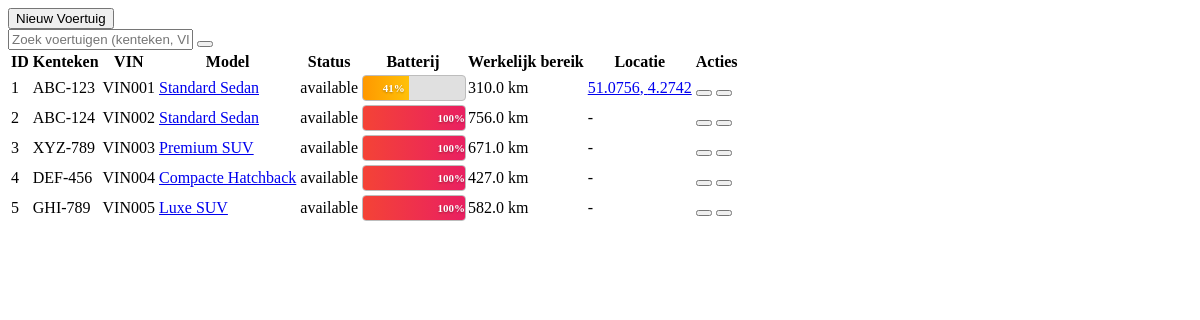
/src/tabs/vehicles.php, run on the app's committed database.
### tables this page shows
CREATE TABLE `vehicles` (
  `id` int(11) NOT NULL,
  `vehicle_template_id` int(11) NOT NULL,
  `license_plate` varchar(20) NOT NULL,
  `vin` varchar(50) DEFAULT NULL,
  `status` enum('available','in_use','maintenance','out_of_service') DEFAULT 'available',
  `battery_level` int(11) DEFAULT 100 COMMENT 'Percentage 0-100',
  `odometer_km` int(11) DEFAULT 0,
  `last_maintenance_date` date DEFAULT NULL,
  `next_maintenance_km` int(11) DEFAULT NULL,
  `is_active` tinyint(1) DEFAULT 1,
  `created_at` timestamp NOT NULL DEFAULT current_timestamp(),
  `updated_at` timestamp NOT NULL DEFAULT current_timestamp() ON UPDATE current_timestamp()
);

### src/Core/Controller.php (called while the page is built, shortened)
<?php
abstract class Controller
{
    protected $modelClass;
    protected string $mode = self::PRIMARY_MODE;
    public function __construct($mode = self::PRIMARY_MODE)
    {
        $this->mode = strtolower($mode);
        if (!$this->modelClass) {
            $controllerName = (new \ReflectionClass($this))->getShortName();
            $modelName = str_replace('Controller', '', $controllerName);
            $this->modelClass = "App\\Models\\{$modelName}";
        }
    }
    protected function index($filters = [], $search = '', $page = 1, $limit = 50000)
    {
        try {
            if ($this->mode === self::PRIMARY_MODE) {
                $filters = json_decode(Request::get('filters', "{}"));
                $search = Request::get('search', '');
                $page = (int)Request::get('page', 1);
                $limit = (int)Request::get('limit', 20);
            }
            $model = $this->getModel();
            $result = $model::getPaginated($search, $page, $limit, $filters);
            return $this->success('Data opgehaald', $result);
        } catch (\Exception $e) {
            return $this->error('Fout bij ophalen data: ' . $e->getMessage());
        }
    }
    protected function getModel()
    {
        return $this->modelClass;
    }
    protected function success($message = 'Success', $data = null, $status = 200)
    {
        return $this->formatResponse([
            'success' => true,
            'message' => $message,
            'data'    => $data
        ], $status);
    }
    protected function formatResponse(array $payload, int $status = 200)
    {
        return $payload;
    }
}

### src/Core/Hookable.php (called while the page is built, shortened)
<?php
trait Hookable
{
    public function __call($method, $args)
    {
        $className = get_class($this);
        $methodExists = method_exists($this, $method);
        $parentClass = get_parent_class($this);
        $parentHasMethod = $parentClass && method_exists($parentClass, $method);
        $beforeResult = Hook::execute($className, $method, Hook::BEFORE, $args);
        $reflectionMethod = new \ReflectionMethod($parentHasMethod ? $parentClass : $className, $method);
        $reflectionMethod->setAccessible(true);
        $result = $reflectionMethod->invokeArgs($this, $args);
        return $result;
    }
}

### src/Core/Hook.php (called while the page is built, shortened)
<?php
class Hook
{
    private static array $hooks = [];
    public static function execute(string $className, string $methodName, string $type, array $args = []): bool
    {
        $key = self::buildKey($className, $methodName, $type);
        if (!isset(self::$hooks[$key])) {
            return true;
        }
        return true;
    }
    private static function buildKey(string $className, string $methodName, string $type): string
    {
        return "{$className}::{$methodName}::{$type}";
    }
}

### src/Core/Request.php (called while the page is built, shortened)
<?php
class Request
{
    public static function get(string $key, $default = null)
    {
        return $_GET[$key] ?? $default;
    }
    public static function isAjaxRequest(): bool
    {
        return false;
    }
}

### src/Core/Model.php (called while the page is built, shortened)
<?php
abstract class Model
{
    protected static $table;
    public static function getDashboardStats()
    {
        $db = Database::getConnection();
        $stmt = $db->prepare("SELECT COUNT(*) AS total_count FROM " . static::$table);
        $stmt->execute();
        $result = $stmt->fetch(PDO::FETCH_ASSOC);
        return $result;
    }
}

### src/Models/Vehicle.php (called while the page is built, shortened)
<?php
class Vehicle extends Model
{
    protected static function getLatestLocationJoin(): string
    {
        return "LEFT JOIN (
                SELECT vehicle_id, latitude, longitude
                FROM vehicle_location_reports
                WHERE id IN (
                    SELECT MAX(id) FROM vehicle_location_reports GROUP BY vehicle_id
                )
            ) vlr ON v.id = vlr.vehicle_id";
    }
    public static function getPaginated($search = '', $page = 1, $limit = 20, $filters = [])
    {
        $db = Database::getConnection();
        $offset = ($page - 1) * $limit;
        $join = static::getLatestLocationJoin();
        $query = "SELECT v.*, vlr.latitude AS current_latitude, vlr.longitude AS current_longitude
                  FROM vehicles v
                  " . $join;
        $params = [];
        $whereAdded = false;
        $countQuery = "SELECT COUNT(*) as total FROM vehicles v";
        $countStmt = $db->prepare($countQuery);
        $countStmt->execute($params);
        $total = (int)$countStmt->fetch()['total'];
        $query .= " ORDER BY v.created_at DESC LIMIT ? OFFSET ?";
        $params[] = $limit;
        $params[] = $offset;
        $stmt = $db->prepare($query);
        $stmt->execute($params);
        $data = $stmt->fetchAll(PDO::FETCH_ASSOC);
        $results = [];
        foreach ($data as $row) {
            $model = new static($row);
            $model->exists = true;
            $results[] = $model->toArray();
        }
        return [
            'records' => $results,
            'total' => $total,
            'page' => $page,
            'limit' => $limit,
            'totalPages' => ceil($total / $limit),
            'search' => $search,
            'stats' => static::getDashboardStats(),
        ];
    }
}

### src/tabs/vehicles.php (the view, shortened to what this page needs)
<?php
$vehicleController = new VehicleController();
$vehicleIndex = $vehicleController->index();
$vehicleData = $vehicleIndex["data"];
$vehicles = $vehicleData['records'] ?? [];
$search = $vehicleData['search'] ?? '';
$db = Database::getConnection();
$templateNames = [];
$templateRanges = [];
foreach ($vehicles as $vehicle) {
    if (!empty($vehicle['vehicle_template_id'])) {
        if (!isset($templateNames[$vehicle['vehicle_template_id']])) {
            $stmt = $db->prepare("SELECT name, max_range_km FROM vehicle_templates WHERE id = ?");
            $stmt->execute([$vehicle['vehicle_template_id']]);
            $template = $stmt->fetch(\PDO::FETCH_ASSOC);
            $templateNames[$vehicle['vehicle_template_id']] = $template['name'] ?? 'Unknown';
            $templateRanges[$vehicle['vehicle_template_id']] = $template['max_range_km'] ?? 0;
        }
    }
}
?>
<div class="tab-content">
    <div class="tab-header">
        <div class="tab-actions">
            <button class="btn btn-success" onclick="openCreateModal('vehicle')">
                <i class="fa fa-plus"></i> Nieuw Voertuig
            </button>
        </div>
    </div>
    <div class="search-filter-bar">
        <div class="search-box">
            <input type="text" id="searchInput" placeholder="Zoek voertuigen (kenteken, VIN)..."
                value="<?= htmlspecialchars($search) ?>" onkeyup="handleSearch(event)">
            <button onclick="performSearch()" class="btn btn-primary">
            </button>
        </div>
    </div>
    <div class="table-container">
        <table class="table table-striped table-hover">
            <thead>
                <tr>
                    <th>ID</th>
                    <th>Kenteken</th>
                    <th>VIN</th>
                    <th>Model</th>
                    <th>Status</th>
                    <th>Batterij</th>
                    <th>Werkelijk bereik</th>
                    <th>Locatie</th>
                    <th>Acties</th>
                </tr>
            </thead>
            <tbody>
                <?php if (empty($vehicles)): ?>
                    <tr>
                        <td colspan="8" class="text-center">Geen voertuigen gevonden</td>
                    </tr>
                <?php else: ?>
                    <?php foreach ($vehicles as $vehicle): ?>
                        <tr>
                            <td><?= htmlspecialchars($vehicle['id']) ?></td>
                            <td><?= htmlspecialchars($vehicle['license_plate']) ?></td>
                            <td><?= htmlspecialchars($vehicle['vin'] ?? '-') ?></td>
                            <td>
                                <?php if (!empty($vehicle['vehicle_template_id'])): ?>
                                    <a href="?tab=vehicle_templates&action=view&id=<?= $vehicle['vehicle_template_id'] ?>"
                                       class="badge bg-info text-decoration-none"
                                       title="Klik om template te bekijken">
                                        <?= htmlspecialchars($templateNames[$vehicle['vehicle_template_id']] ?? 'Unknown') ?>
                                    </a>
                                <?php else: ?>
                                    <span class="badge bg-secondary">-</span>
                                <?php endif; ?>
                            </td>
                            <td>
                                <span class="badge bg-<?= $vehicle['status'] === 'available' ? 'success' : ($vehicle['status'] === 'in_use' ? 'warning' : ($vehicle['status'] === 'maintenance' ? 'danger' : 'secondary')) ?>">
                                    <?= htmlspecialchars($vehicle['status']) ?>
                                </span>
                            </td>
                            <td>
                                <div class="battery-bar" title="Batterij: <?= $vehicle['battery_level'] ?? 'N/A' ?>%">
                                    <div class="battery-fill" style="width: <?= $vehicle['battery_level'] ?? 0 ?>%;">
                                        <small><?= htmlspecialchars($vehicle['battery_level'] ?? '-') ?>%</small>
                                    </div>
                                </div>
                            </td>
                            <td>
                                <?php
                                    $templateId = $vehicle['vehicle_template_id'];
                                    $maxRange = $templateRanges[$templateId] ?? 0;
                                    $batteryLevel = $vehicle['battery_level'] ?? 0;
                                    $realRange = ($maxRange * $batteryLevel) / 100;
                                ?>
                                <span class="badge bg-<?= $realRange > 100 ? 'success' : ($realRange > 50 ? 'warning' : 'danger') ?>"
                                      title="Theoretisch bereik: <?= $maxRange ?> km @ 100%">
                                    <?= number_format($realRange, 1) ?> km
                                </span>
                            </td>
                            <td>
                                <?php if ($vehicle['current_latitude'] && $vehicle['current_longitude']): ?>
                                    <a href="?tab=mapview" title="Bekijk op kaart" class="text-decoration-none">
                                        <?= number_format($vehicle['current_latitude'], 4) ?>, <?= number_format($vehicle['current_longitude'], 4) ?>
                                    </a>
                                <?php else: ?>
                                    -
                                <?php endif; ?>
                            </td>
                            <td>
                                <button class="btn btn-sm btn-primary" onclick="editVehicle(<?= $vehicle['id'] ?>)">
                                </button>
                                <button class="btn btn-sm btn-danger" onclick="deleteVehicle(<?= $vehicle['id'] ?>)">
                                </button>
                            </td>
                        </tr>
                    <?php endforeach; ?>
                <?php endif; ?>
            </tbody>
        </table>
    </div>
</div>

### src/tabs/vehicles.php (style rules this page uses)
.battery-bar { width: 100%; height: 24px; background-color: #e0e0e0; border-radius: 4px; overflow: hidden; border: 1px solid #bdbdbd; position: relative; min-width: 100px; }
.battery-fill { height: 100%; display: flex; align-items: center; justify-content: flex-end; padding-right: 4px; color: white; font-weight: bold; background: linear-gradient(to right, #4caf50, #8bc34a); transition: width 0.3s ease, background-color 0.3s ease; }
.battery-fill small { font-size: 11px; text-shadow: 0 1px 2px rgba(0,0,0,0.3); }
.battery-bar .battery-fill[style*="width: 0"], .battery-bar .battery-fill[style*="width: 1"], .battery-bar .battery-fill[style*="width: 2"] { background: linear-gradient(to right, #f44336, #e91e63); }
.battery-bar .battery-fill[style*="width: 3"], .battery-bar .battery-fill[style*="width: 4"], .battery-bar .battery-fill[style*="width: 5"] { background: linear-gradient(to right, #ff9800, #ffc107); }
.table tbody tr { transition: background-color 0.2s ease; }
.badge.bg-info { cursor: pointer; transition: all 0.2s ease; }

### data on the page
vehicles: id "1", license_plate "ABC-123", vin "VIN001", vehicle_template "Standard Sedan", status "available", battery_level "41", realRange "310.0", current_latitude "51.0756", current_longitude "4.2742"
vehicles: id "2", license_plate "ABC-124", vin "VIN002", vehicle_template "Standard Sedan", status "available", battery_level "100", realRange "756.0"
vehicles: id "3", license_plate "XYZ-789", vin "VIN003", vehicle_template "Premium SUV", status "available", battery_level "100", realRange "671.0"
vehicles: id "4", license_plate "DEF-456", vin "VIN004", vehicle_template "Compacte Hatchback", status "available", battery_level "100", realRange "427.0"
vehicles: id "5", license_plate "GHI-789", vin "VIN005", vehicle_template "Luxe SUV", status "available", battery_level "100", realRange "582.0"
